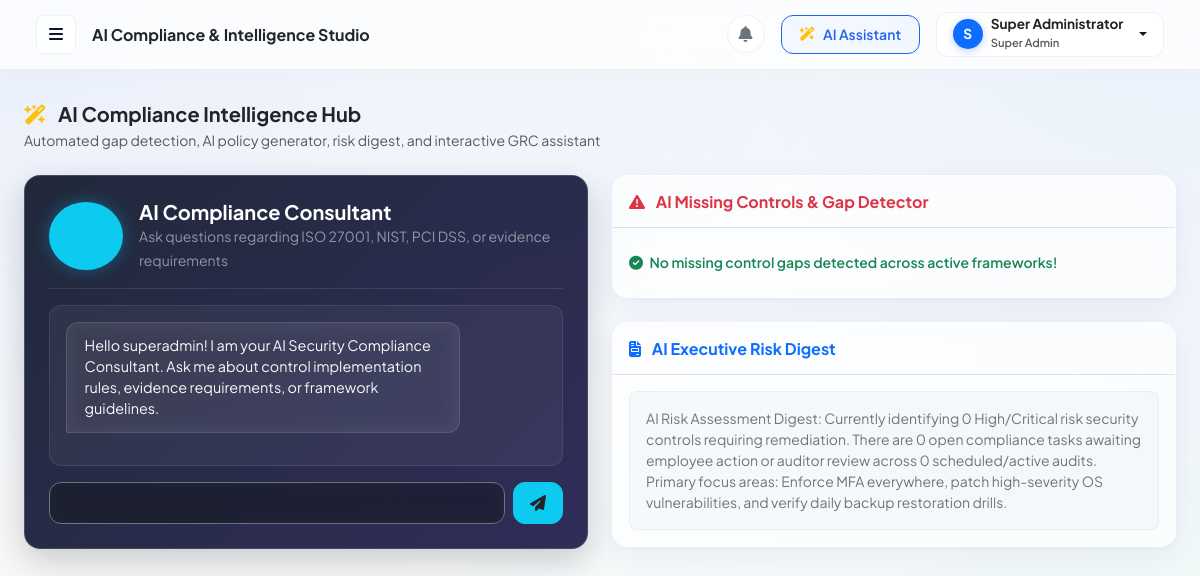
/ai-studio (signed in), run on the app's committed database.
### models.py (models this page shows, shortened)
class User(UserMixin, db.Model):
    __tablename__ = 'users'
    id                  = db.Column(db.Integer, primary_key=True)
    full_name           = db.Column(db.String(100), nullable=False)
    username            = db.Column(db.String(80),  nullable=False, unique=True)
    email               = db.Column(db.String(120), nullable=False, unique=True, index=True)
    password_hash       = db.Column(db.String(256), nullable=False)
    role                = db.Column(db.String(30),  nullable=False, default='Employee')
    department_id       = db.Column(db.Integer, db.ForeignKey('departments.id'), nullable=True)
    phone               = db.Column(db.String(30),  nullable=True)
    profile_image       = db.Column(db.String(255), default='default_avatar.png')
    job_title           = db.Column(db.String(100), nullable=True)
    status              = db.Column(db.String(20),  default='Active')  # Active / Inactive
    must_change_password= db.Column(db.Boolean,     default=False)
    last_login          = db.Column(db.DateTime,    nullable=True)
    created_at          = db.Column(db.DateTime,    default=datetime.utcnow)
    updated_at          = db.Column(db.DateTime,    default=datetime.utcnow, onupdate=datetime.utcnow)
    tasks_assigned  = db.relationship('Task', foreign_keys='Task.assigned_to_id', backref='assignee',   lazy=True)
    tasks_created   = db.relationship('Task', foreign_keys='Task.assigned_by_id', backref='creator',    lazy=True)
    evidence_up     = db.relationship('Evidence', foreign_keys='Evidence.employee_id',  backref='uploader',  lazy=True)
    evidence_rev    = db.relationship('Evidence', foreign_keys='Evidence.reviewer_id',  backref='reviewer',  lazy=True)
    audits_as       = db.relationship('Audit',   foreign_keys='Audit.auditor_id',       backref='auditor',   lazy=True)
    notifications   = db.relationship('Notification', backref='user', lazy=True)

### app.py (the view)
@app.route('/ai-studio')
@login_required
def ai_studio():
    ctrls   = Control.query.all()
    missing = AIConsultant.analyze_missing_controls(ctrls)
    highr   = RiskAssessment.query.filter(
        RiskAssessment.risk_level.in_(['High', 'Critical'])).all()
    summary = AIConsultant.generate_executive_risk_summary(
        highr, Audit.query.count(),
        Task.query.filter(Task.status != 'Completed').count())
    return render_template('ai/studio.html', missing_controls=missing, ai_risk_summary=summary)

### app.py (called while the page is built)
@login_manager.user_loader
def load_user(user_id):
    return User.query.get(int(user_id))

@app.context_processor
def inject_globals():
    unread = 0
    if current_user.is_authenticated:
        unread = Notification.query.filter_by(user_id=current_user.id, is_read=False).count()
    return dict(unread_notifications_count=unread)

@app.before_request
def enforce_access_controls():
    public_endpoints = {'landing', 'login', 'register', 'forgot_password', 'reset_password_token', 'login_google', 'static'}
    if request.endpoint in public_endpoints:
        return None
    if current_user.is_authenticated and current_user.status != 'Active':
        logout_user()
        flash('Your account is currently inactive. Please contact an administrator.', 'warning')
        return redirect(url_for('landing'))
    return None

### services/ai_service.py (called while the page is built, shortened)
    @staticmethod
    def analyze_missing_controls(controls):
        missing = []
        return missing

    @staticmethod
    def generate_executive_risk_summary(high_risk_controls, audit_count, open_tasks):
        summary = (
            f"AI Risk Assessment Digest: Currently identifying {len(high_risk_controls)} High/Critical risk security controls requiring remediation. "
            f"There are {open_tasks} open compliance tasks awaiting employee action or auditor review across {audit_count} scheduled/active audits. "
            f"Primary focus areas: Enforce MFA everywhere, patch high-severity OS vulnerabilities, and verify daily backup restoration drills."
        )
        return summary

### templates/frameworks/ai/studio.html (shortened to what this page needs)
{% extends "layout/base.html" %}
{% block page_title %}AI Compliance &amp; Intelligence Studio{% endblock %}
{% block content %}
<div class="d-flex justify-content-between align-items-center mb-4">
    <div>
        <h5 class="fw-bold mb-1 text-dark"><i class="fas fa-wand-magic-sparkles text-warning me-2"></i> AI Compliance Intelligence Hub</h5>
        <p class="text-muted small mb-0">Automated gap detection, AI policy generator, risk digest, and interactive GRC assistant</p>
    </div>
</div>
<div class="row g-4">
    <div class="col-lg-6">
        <div class="ai-assistant-card h-100 p-4">
            <div class="d-flex align-items-center gap-3 mb-3 pb-3 border-bottom border-white border-opacity-10">
                <div class="p-3 bg-info bg-opacity-20 rounded-circle text-info border border-info border-opacity-25" style="box-shadow: 0 0 15px rgba(14, 165, 233, 0.4);">
                    <i class="fas fa-robot fa-2x"></i>
                </div>
                <div>
                    <h5 class="fw-bold mb-0 text-white">AI Compliance Consultant</h5>
                    <small class="text-white-50">Ask questions regarding ISO 27001, NIST, PCI DSS, or evidence requirements</small>
                </div>
            </div>
            <div class="chat-box mb-3" id="aiChatBox">
                <div class="chat-message bot">
                    <div class="message-bubble">
                        Hello {{ current_user.username }}! I am your AI Security Compliance Consultant. Ask me about control implementation rules, evidence requirements, or framework guidelines.
                    </div>
                </div>
            </div>
            <form id="aiChatForm" class="d-flex gap-2">
                <input type="text" id="aiQueryInput" class="form-control bg-dark bg-opacity-50 text-white border-secondary" placeholder="Ask AI e.g. How to comply with PCI DSS Requirement 3?" required>
                <button type="submit" class="btn btn-info text-dark fw-bold px-3"><i class="fas fa-paper-plane"></i></button>
            </form>
        </div>
    </div>
    <div class="col-lg-6">
        <div class="glass-card mb-4">
            <div class="p-3 border-bottom">
                <h6 class="fw-bold mb-0 text-danger"><i class="fas fa-triangle-exclamation me-2"></i> AI Missing Controls &amp; Gap Detector</h6>
            </div>
            <div class="p-3">
                <ul class="list-group list-group-flush small bg-transparent">
                    {% for m in missing_controls %}
                    <li class="list-group-item px-0 bg-transparent">
                        <div class="d-flex justify-content-between align-items-center mb-1">
                            <strong class="text-dark">[{{ m.code }}] {{ m.name }}</strong>
                            <span class="badge badge-risk-high">{{ m.risk_level }} Risk</span>
                        </div>
                        <p class="text-secondary mb-1" style="font-size: 0.825rem;">{{ m.recommendation }}</p>
                        <small class="text-primary fw-semibold"><i class="fas fa-arrow-right me-1"></i> Suggested Action: {{ m.suggested_task }}</small>
                    </li>
                    {% else %}
                    <li class="list-group-item px-0 bg-transparent text-success fw-semibold">
                        <i class="fas fa-check-circle me-1"></i> No missing control gaps detected across active frameworks!
                    </li>
                    {% endfor %}
                </ul>
            </div>
        </div>
        <div class="glass-card">
            <div class="p-3 border-bottom">
                <h6 class="fw-bold mb-0 text-primary"><i class="fas fa-file-invoice me-2"></i> AI Executive Risk Digest</h6>
            </div>
            <div class="p-3">
                <div class="p-3 rounded-3" style="background: rgba(241, 245, 249, 0.6); border: 1px solid rgba(226, 232, 240, 0.7);">
                    <p class="small mb-0 text-secondary lh-base">
                        {{ ai_risk_summary }}
                    </p>
                </div>
            </div>
        </div>
    </div>
</div>
{% endblock %}

### templates/layout/base.html (shortened to what this page needs)
<!DOCTYPE html>
<html lang="en">
<head>
    <link href="https://cdn.jsdelivr.net/npm/bootstrap@5.3.2/dist/css/bootstrap.min.css" rel="stylesheet">
    <link href="https://cdnjs.cloudflare.com/ajax/libs/font-awesome/6.4.2/css/all.min.css" rel="stylesheet">
    <link rel="stylesheet" href="{{ url_for('static', filename='css/custom.css') }}?v=3.0">
</head>
<body>
<div id="wrapper">
    <div id="content">
        <nav class="navbar navbar-expand-lg top-navbar">
            <div class="container-fluid">
                <button type="button" id="sidebarCollapse" class="btn me-3" title="Toggle Navigation Sidebar">
                    <i class="fas fa-bars"></i>
                </button>
                <div class="d-none d-md-block me-auto">
                    <h6 class="mb-0 fw-bold text-dark">{% block page_title %}Security Compliance{% endblock %}</h6>
                </div>
                <div class="d-flex align-items-center gap-3">
                    <a href="{{ url_for('notifications') }}" class="btn btn-glass position-relative p-2 rounded-circle d-flex align-items-center justify-content-center" style="width:38px;height:38px;" title="Notifications">
                        <i class="fas fa-bell text-secondary"></i>
                    </a>
                    {% if current_user.is_authenticated and current_user.role in ['Super Admin', 'Admin', 'Auditor'] %}
                    <a href="{{ url_for('ai_studio') }}" class="btn btn-sm btn-outline-primary d-flex align-items-center gap-2">
                        <i class="fas fa-wand-magic-sparkles text-warning"></i> <span class="d-none d-sm-inline">AI Assistant</span>
                    </a>
                    {% endif %}
                    <div class="dropdown">
                        <a class="btn btn-glass btn-sm dropdown-toggle d-flex align-items-center gap-2 px-3 py-1"
                           href="#" role="button" data-bs-toggle="dropdown">
                            <div class="bg-primary text-white rounded-circle d-flex align-items-center justify-content-center fw-bold"
                                 style="width:30px;height:30px;font-size:0.85rem; box-shadow: 0 2px 8px rgba(37,99,235,0.3);">
                                {{ current_user.full_name[0].upper() if current_user.is_authenticated else 'G' }}
                            </div>
                            <div class="text-start d-none d-sm-block me-1">
                                <div class="fw-bold text-dark lh-1" style="font-size:0.85rem;">
                                    {{ current_user.full_name if current_user.is_authenticated else 'Guest' }}
                                </div>
                                <small class="text-muted" style="font-size:0.7rem;">{{ current_user.role if current_user.is_authenticated else '' }}</small>
                            </div>
                        </a>
                    </div>
                </div>
            </div>
        </nav>
        <div class="px-4 pt-3">
        </div>
        <div class="container-fluid px-4 py-3">
            {% block content %}{% endblock %}
        </div>
    </div>
</div>
</body>
</html>

### static/css/custom.css (style rules this page uses)
:root { --primary-color: #2563eb; --primary-hover: #1d4ed8; --primary-light: rgba(37, 99, 235, 0.1); --secondary-color: #3b82f6; --success-color: #10b981; --warning-color: #f59e0b; --danger-color: #ef4444; --bg-main: #f8fafc; --text-primary: #0f172a; --text-secondary: #475569; --text-muted: #64748b; --glass-bg: rgba(255, 255, 255, 0.68); --glass-bg-hover: rgba(255, 255, 255, 0.85); --glass-border: rgba(255, 255, 255, 0.6); --glass-border-subtle: rgba(226, 232, 240, 0.6); --glass-blur: blur(16px); --glass-shadow: 0 8px 32px 0 rgba(31, 38, 135, 0.06), 0 2px 8px rgba(0, 0, 0, 0.03); --glass-shadow-hover: 0 14px 40px 0 rgba(37, 99, 235, 0.12), 0 4px 12px rgba(0, 0, 0, 0.05); --sidebar-bg: rgba(15, 23, 42, 0.88); --sidebar-width: 270px; --sidebar-transition: 0.32s cubic-bezier(0.4, 0, 0.2, 1); --radius-lg: 16px; --radius-md: 12px; --radius-sm: 8px; }
* { box-sizing: border-box; }
body { font-family: 'Plus Jakarta Sans', -apple-system, BlinkMacSystemFont, "Segoe UI", Roboto, sans-serif; background-color: var(--bg-main); background-image: radial-gradient(at 0% 0%, rgba(37, 99, 235, 0.07) 0px, transparent 50%), radial-gradient(at 100% 0%, rgba(59, 130, 246, 0.07) 0px, transparent 50%), radial-gradient(at 100% 100%, rgba(16, 185, 129, 0.05) 0px, transparent 50%), radial-gradient(at 0% 100%, rgba(245, 158, 11, 0.04) 0px, transparent 50%); background-attachment: fixed; color: var(--text-primary); overflow-x: hidden; min-height: 100vh; }
#wrapper { display: block; width: 100%; min-height: 100vh; }
#content { width: 100%; min-height: 100vh; display: flex; flex-direction: column; }
.top-navbar { background: rgba(255, 255, 255, 0.75) !important; backdrop-filter: var(--glass-blur); -webkit-backdrop-filter: var(--glass-blur); border-bottom: 1px solid var(--glass-border-subtle); box-shadow: 0 4px 20px rgba(0, 0, 0, 0.02); padding: 0.75rem 1.5rem; position: sticky; top: 0; z-index: 999; }
#sidebarCollapse { background: rgba(255, 255, 255, 0.8); border: 1px solid var(--glass-border-subtle); color: var(--text-primary); border-radius: var(--radius-sm); padding: 0.4rem 0.75rem; transition: all 0.2s ease; }
.card, .glass-card, .kpi-card { background: var(--glass-bg); backdrop-filter: var(--glass-blur); -webkit-backdrop-filter: var(--glass-blur); border: 1px solid var(--glass-border); border-radius: var(--radius-lg); box-shadow: var(--glass-shadow); transition: transform 0.25s ease, box-shadow 0.25s ease, border-color 0.25s ease; }
.form-control, .form-select, .input-group-text { background: rgba(255, 255, 255, 0.75); backdrop-filter: blur(8px); -webkit-backdrop-filter: blur(8px); border: 1px solid var(--glass-border-subtle); border-radius: var(--radius-md); color: var(--text-primary); font-size: 0.9rem; padding: 0.55rem 0.9rem; transition: all 0.2s ease; }
.btn { border-radius: var(--radius-md); font-weight: 600; padding: 0.5rem 1.1rem; transition: all 0.22s ease; }
.btn-outline-primary { border-color: var(--primary-color); color: var(--primary-color); background: rgba(37, 99, 235, 0.04); }
.btn-glass { background: rgba(255, 255, 255, 0.65); backdrop-filter: blur(8px); border: 1px solid var(--glass-border-subtle); color: var(--text-primary); }
.ai-assistant-card { background: linear-gradient(135deg, rgba(15, 23, 42, 0.92) 0%, rgba(30, 27, 75, 0.92) 100%); backdrop-filter: blur(20px); -webkit-backdrop-filter: blur(20px); border: 1px solid rgba(255, 255, 255, 0.15); color: #ffffff; border-radius: var(--radius-lg); box-shadow: 0 12px 32px rgba(15, 23, 42, 0.2); }
.chat-box { max-height: 420px; overflow-y: auto; padding: 1rem; background: rgba(255, 255, 255, 0.05); border-radius: var(--radius-md); border: 1px solid rgba(255, 255, 255, 0.08); }
.chat-message { margin-bottom: 1rem; display: flex; }
.chat-message.bot { justify-content: flex-start; }
.message-bubble { max-width: 82%; padding: 0.8rem 1.1rem; border-radius: var(--radius-md); font-size: 0.9rem; line-height: 1.45; }
.chat-message.bot .message-bubble { background: rgba(255, 255, 255, 0.12); backdrop-filter: blur(8px); color: #f8fafc; border-bottom-left-radius: 2px; border: 1px solid rgba(255, 255, 255, 0.1); }

### data on the page
User: full_name "S", full_name "Super Administrator", role "Super Admin", username "superadmin"
